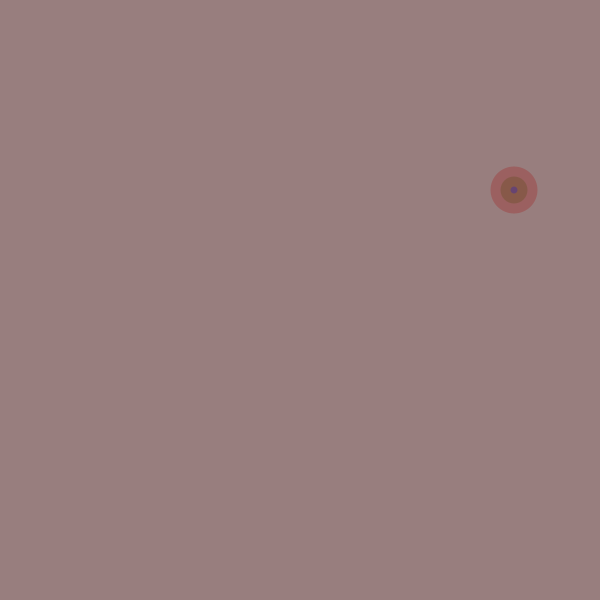
Frame 1 (no input)
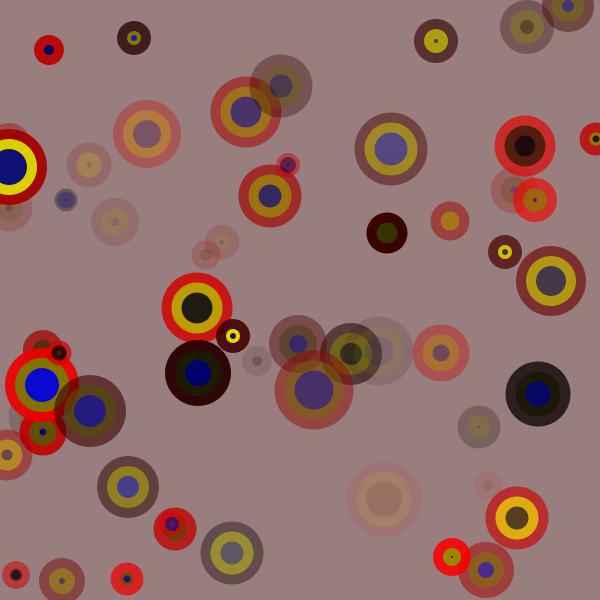
Frame 60 (the mouse pressed at the canvas centre just before this capture)
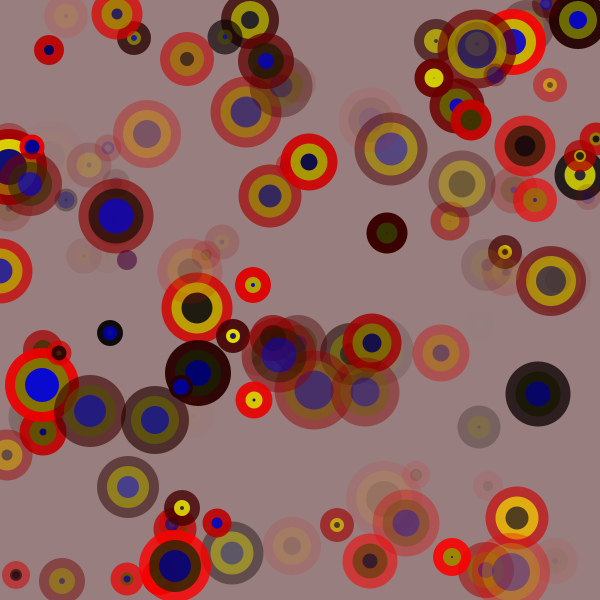
Frame 120 (the mouse held since frame 60 and released just before this capture)

The Processing sketch that drew these frames (run headless with seeded random() and noise(); from frame 60 on, the mouse is pressed at the canvas centre):

// Processing sketch: processing_147616
// ── processing_147616.pde

// projecto lição 2: usar a função random
//1. cor e transparência aleatória
//2. posição aleatória
//3. tamanho aleatório
//4. quando se carrega numa tecla recomeça outra vez

int corR;
int corY;
int corB;
int transparencia;

int localizacaoX;
int localizacaoY;

int diametro; // círculo maior

void setup() {
  size(600, 600);
  frameRate(30);
  background(152, 126, 126);
  smooth();
}

void draw() {
  //stroke(abs(mouseX-mouseY),abs(mouseX-mouseY),abs(mouseX-mouseY));
  //line(mouseX,mouseY,pmouseX,pmouseY);

// os valores das variáveis têm de ser colocados no draw.
/* como eu quero que os valores das variáveis sejam inteiros, tenho que pôr int
antes da função random. As variásveis estão indicadas como inteiras
em cima*/

corR = int(random(255));
corY = int(random(255));
corB = int(random(255));
transparencia = int(random(255));
localizacaoX = int(random(width));
localizacaoY = int(random(height));
diametro = int(random(20,80));

  //círculos
  noStroke();
  fill(corR,0,0,transparencia);
  ellipse(localizacaoX,localizacaoY,diametro,diametro);
  fill(corY,corY,0,transparencia);
  ellipse(localizacaoX,localizacaoY,diametro-20,diametro-20);
  fill(0,0,corB,transparencia);
  ellipse(localizacaoX,localizacaoY,diametro-40,diametro-40);
}

void keyPressed() {
   background(152, 126, 126);
}
